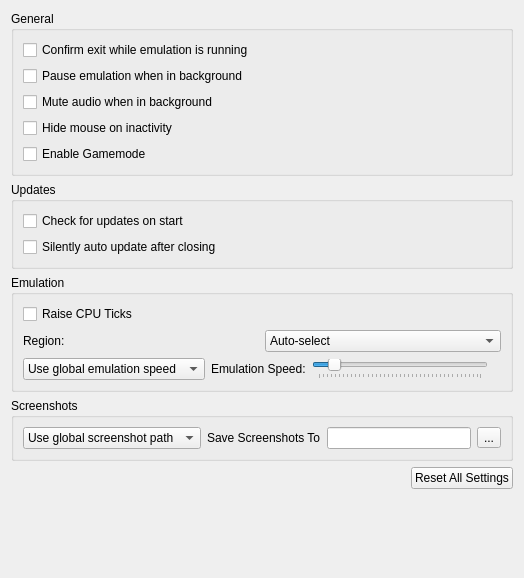
<?xml version="1.0" encoding="UTF-8"?>
<ui version="4.0">
 <class>ConfigureGeneral</class>
 <widget class="QWidget" name="ConfigureGeneral">
  <property name="geometry">
   <rect>
    <x>0</x>
    <y>0</y>
    <width>524</width>
    <height>578</height>
   </rect>
  </property>
  <property name="windowTitle">
   <string>Form</string>
  </property>
  <layout class="QHBoxLayout" name="horizontalLayout">
   <item>
    <layout class="QVBoxLayout" name="verticalLayout">
     <item>
      <widget class="QGroupBox" name="general_group">
       <property name="title">
        <string>General</string>
       </property>
       <layout class="QVBoxLayout" name="verticalLayout_5">
        <item>
         <widget class="QCheckBox" name="toggle_check_exit">
          <property name="text">
           <string>Confirm exit while emulation is running</string>
          </property>
         </widget>
        </item>
        <item>
         <widget class="QCheckBox" name="toggle_background_pause">
          <property name="text">
           <string>Pause emulation when in background</string>
          </property>
         </widget>
        </item>
        <item>
         <widget class="QCheckBox" name="toggle_background_mute">
          <property name="text">
           <string>Mute audio when in background</string>
          </property>
         </widget>
        </item>
        <item>
         <widget class="QCheckBox" name="toggle_hide_mouse">
          <property name="text">
           <string>Hide mouse on inactivity</string>
          </property>
         </widget>
        </item>
        <item>
         <widget class="QCheckBox" name="toggle_gamemode">
          <property name="text">
           <string>Enable Gamemode</string>
          </property>
         </widget>
        </item>
       </layout>
      </widget>
     </item>
     <item>
      <widget class="QGroupBox" name="updateBox">
       <property name="title">
        <string>Updates</string>
       </property>
       <layout class="QVBoxLayout" name="verticalLayout_4">
        <item>
         <widget class="QCheckBox" name="toggle_update_check">
          <property name="text">
           <string>Check for updates on start</string>
          </property>
         </widget>
        </item>
        <item>
         <widget class="QCheckBox" name="toggle_auto_update">
          <property name="text">
           <string>Silently auto update after closing</string>
          </property>
         </widget>
        </item>
       </layout>
      </widget>
     </item>
     <item>
      <widget class="QGroupBox" name="emulation_group">
       <property name="title">
        <string>Emulation</string>
       </property>
       <layout class="QVBoxLayout" name="verticalLayout_2">
        <item>
         <widget class="QCheckBox" name="toggle_raise_cpu_ticks">
          <property name="toolTip">
           <string>&lt;html&gt;&lt;head/&gt;&lt;body&gt;&lt;p&gt;Sets 16000 CPU ticks. May improve the performance or decrease, depending of the game or if it is a low-end device&lt;/p&gt;&lt;/body&gt;&lt;/html&gt;</string>
          </property>
          <property name="text">
           <string>Raise CPU Ticks</string>
          </property>
         </widget>
        </item>
        <item>
         <widget class="QWidget" name="widget_region" native="true">
          <layout class="QHBoxLayout" name="region_layout">
           <property name="leftMargin">
            <number>0</number>
           </property>
           <property name="topMargin">
            <number>0</number>
           </property>
           <property name="rightMargin">
            <number>0</number>
           </property>
           <property name="bottomMargin">
            <number>0</number>
           </property>
           <item>
            <widget class="QLabel" name="region_label">
             <property name="text">
              <string>Region:</string>
             </property>
            </widget>
           </item>
           <item>
            <widget class="QComboBox" name="region_combobox">
             <item>
              <property name="text">
               <string>Auto-select</string>
              </property>
             </item>
             <item>
              <property name="text">
               <string notr="true">JPN</string>
              </property>
             </item>
             <item>
              <property name="text">
               <string notr="true">USA</string>
              </property>
             </item>
             <item>
              <property name="text">
               <string notr="true">EUR</string>
              </property>
             </item>
             <item>
              <property name="text">
               <string notr="true">AUS</string>
              </property>
             </item>
             <item>
              <property name="text">
               <string notr="true">CHN</string>
              </property>
             </item>
             <item>
              <property name="text">
               <string notr="true">KOR</string>
              </property>
             </item>
             <item>
              <property name="text">
               <string notr="true">TWN</string>
              </property>
             </item>
            </widget>
           </item>
          </layout>
         </widget>
        </item>
        <item>
         <widget class="QWidget" name="emulation_speed_layout" native="true">
          <layout class="QHBoxLayout" name="emulation_speed_layout_inner">
           <property name="leftMargin">
            <number>0</number>
           </property>
           <property name="topMargin">
            <number>0</number>
           </property>
           <property name="rightMargin">
            <number>0</number>
           </property>
           <property name="bottomMargin">
            <number>0</number>
           </property>
           <item>
            <widget class="QComboBox" name="emulation_speed_combo">
             <item>
              <property name="text">
               <string>Use global emulation speed</string>
              </property>
             </item>
             <item>
              <property name="text">
               <string>Set emulation speed:</string>
              </property>
             </item>
            </widget>
           </item>
           <item>
            <widget class="QLabel" name="label_emulation_speed">
             <property name="text">
              <string>Emulation Speed:</string>
             </property>
            </widget>
           </item>
           <item>
            <widget class="QSlider" name="frame_limit">
             <property name="minimum">
              <number>0</number>
             </property>
             <property name="maximum">
              <number>199</number>
             </property>
             <property name="singleStep">
              <number>5</number>
             </property>
             <property name="pageStep">
              <number>15</number>
             </property>
             <property name="value">
              <number>19</number>
             </property>
             <property name="orientation">
              <enum>Qt::Horizontal</enum>
             </property>
             <property name="tickPosition">
              <enum>QSlider::TicksBelow</enum>
             </property>
            </widget>
           </item>
           <item>
            <widget class="QLabel" name="emulation_speed_display_label">
             <property name="text">
              <string/>
             </property>
             <property name="alignment">
              <set>Qt::AlignRight|Qt::AlignTrailing|Qt::AlignVCenter</set>
             </property>
            </widget>
           </item>
          </layout>
         </widget>
        </item>
       </layout>
      </widget>
     </item>
     <item>
      <widget class="QGroupBox" name="screenshot_group">
       <property name="title">
        <string>Screenshots</string>
       </property>
       <layout class="QGridLayout" name="gridLayout">
        <property name="verticalSpacing">
         <number>0</number>
        </property>
        <item row="0" column="1">
         <widget class="QWidget" name="widget_screenshot" native="true">
          <layout class="QHBoxLayout" name="screenshot_layout">
           <property name="leftMargin">
            <number>0</number>
           </property>
           <property name="topMargin">
            <number>0</number>
           </property>
           <property name="rightMargin">
            <number>0</number>
           </property>
           <property name="bottomMargin">
            <number>0</number>
           </property>
           <item>
            <widget class="QComboBox" name="screenshot_combo">
             <item>
              <property name="text">
               <string>Use global screenshot path</string>
              </property>
             </item>
             <item>
              <property name="text">
               <string>Set screenshot path:</string>
              </property>
             </item>
            </widget>
           </item>
           <item>
            <widget class="QLabel" name="screenshot_dir_label">
             <property name="text">
              <string>Save Screenshots To</string>
             </property>
            </widget>
           </item>
           <item>
            <widget class="QLineEdit" name="screenshot_dir_path"/>
           </item>
           <item>
            <widget class="QToolButton" name="change_screenshot_dir">
             <property name="text">
              <string>...</string>
             </property>
            </widget>
           </item>
          </layout>
         </widget>
        </item>
       </layout>
      </widget>
     </item>
     <item alignment="Qt::AlignRight">
      <widget class="QPushButton" name="button_reset_defaults">
       <property name="text">
        <string>Reset All Settings</string>
       </property>
      </widget>
     </item>
     <item>
      <spacer name="verticalSpacer">
       <property name="orientation">
        <enum>Qt::Vertical</enum>
       </property>
       <property name="sizeHint" stdset="0">
        <size>
         <width>20</width>
         <height>40</height>
        </size>
       </property>
      </spacer>
     </item>
    </layout>
   </item>
  </layout>
 </widget>
 <tabstops>
  <tabstop>toggle_check_exit</tabstop>
  <tabstop>toggle_background_pause</tabstop>
  <tabstop>toggle_hide_mouse</tabstop>
  <tabstop>toggle_update_check</tabstop>
  <tabstop>toggle_auto_update</tabstop>
  <tabstop>button_reset_defaults</tabstop>
 </tabstops>
 <resources/>
 <connections/>
</ui>
